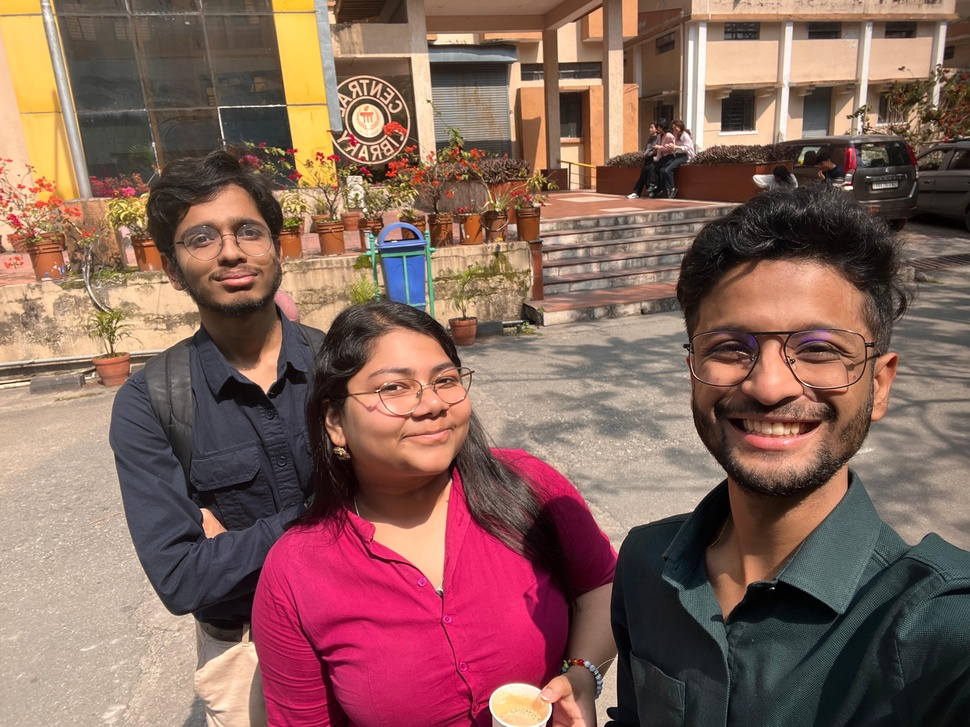
#> input picture friends.jpg, 970 x 727 px, shrunk from 4032 x 3024 before the run, found by its file name
$ python DetectFace.py
#> lines starting #> are read from the running program, lines starting #| are printed output that depends on the picture; after the words box and inside, x2 and y2 are one past the last pixel; in counts of white or black regions, pixels touching at a corner belong together
import cv2, os
# pre-trained model used by OpenCV for face detection.
face_cascade = cv2.CascadeClassifier(cv2.data.haarcascades +'haarcascade_frontalface_default.xml')

folder_path=r'C:\Users\Vijol Lobo\OneDrive\Desktop\VegaCam\DetectFaces' #Check the path of the folder
image_path = os.path.join(folder_path,"friends.jpg")#Check whether the image is in the same folder or not or rename the image or this file name
# Output path for the image with detected faces
output_path =os.path.join(folder_path,"faces_counted.jpg")

# Load an image
image = cv2.imread(image_path)
#> image is the input picture: shape (727, 970, 3); mean B, G, R 91.6, 100.9, 135.2
# image to grayscale
gray_image = cv2.cvtColor(image, cv2.COLOR_BGR2GRAY)
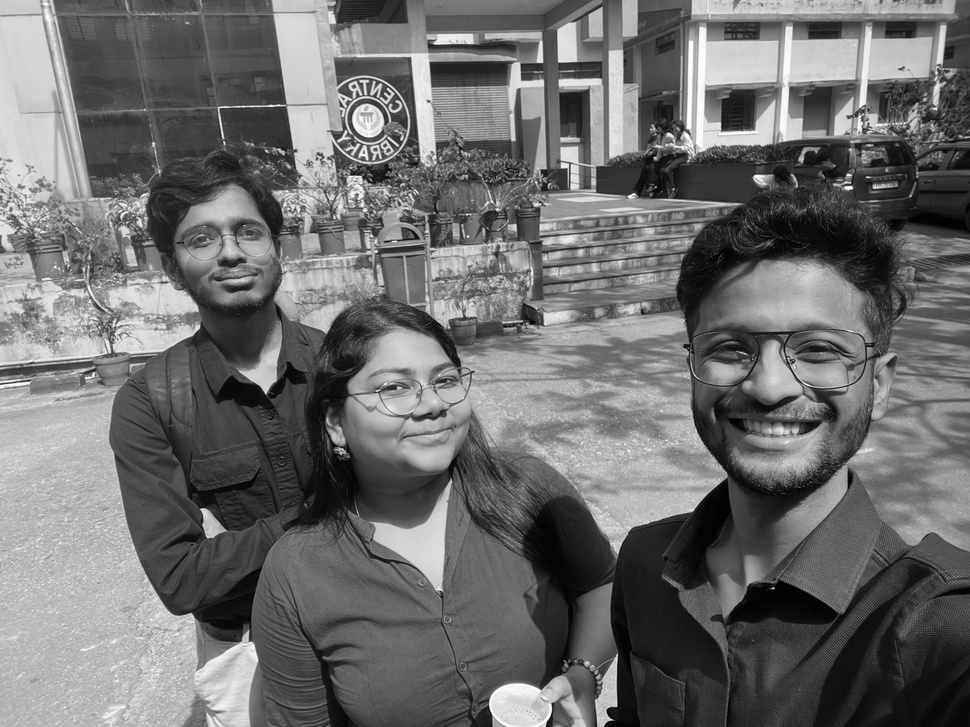
#> gray_image: shape (727, 970); min 0, max 255, mean 110.1
# Detect faces in the grayscale image
faces = face_cascade.detectMultiScale(gray_image, scaleFactor=1.1, minNeighbors=5, minSize=(30, 30))
#> faces = [[289, 168, 59, 59], [170, 189, 114, 114], [355, 333, 129, 129], [667, 264, 215, 215]]
# Draw rectangles around the detected faces
for (x, y, w, h) in faces:
    cv2.rectangle(image, (x, y), (x+w, y+h), (255, 0, 0), 2)
    cv2.imwrite(output_path, image)
#> this loop made 4 passes
#> pass 1, `cv2.imwrite(output_path, image)`:
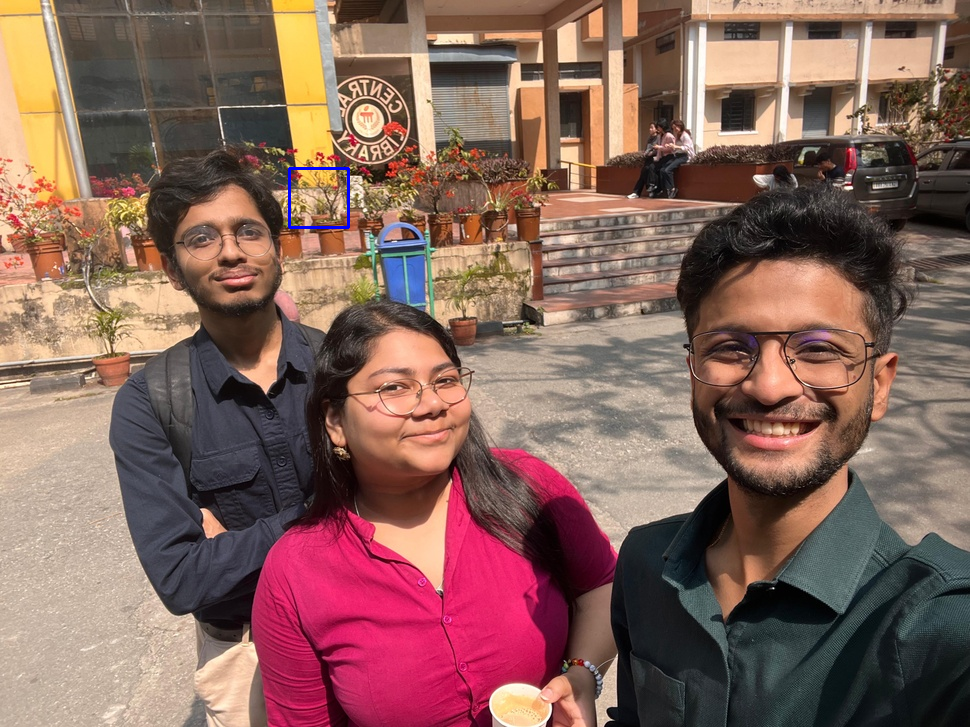
#> saved as faces_counted.jpg: shape (727, 970, 3); mean B, G, R 91.8, 100.8, 135
#> pass 2, `cv2.imwrite(output_path, image)`:
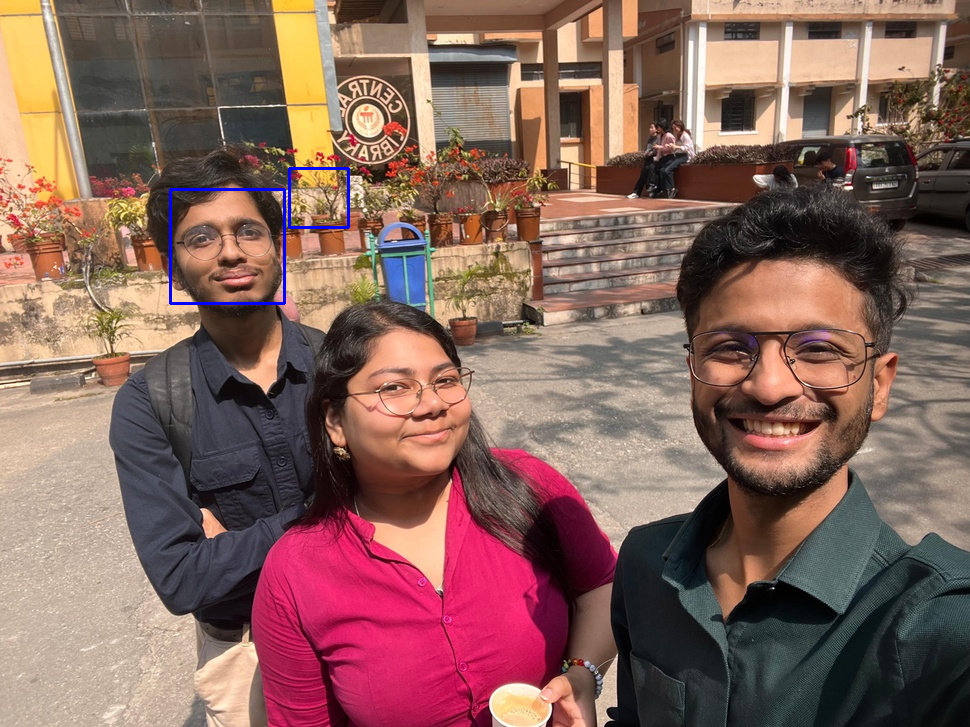
#> saved as faces_counted.jpg: shape (727, 970, 3); mean B, G, R 92.2, 100.6, 134.8
#> after the loop:
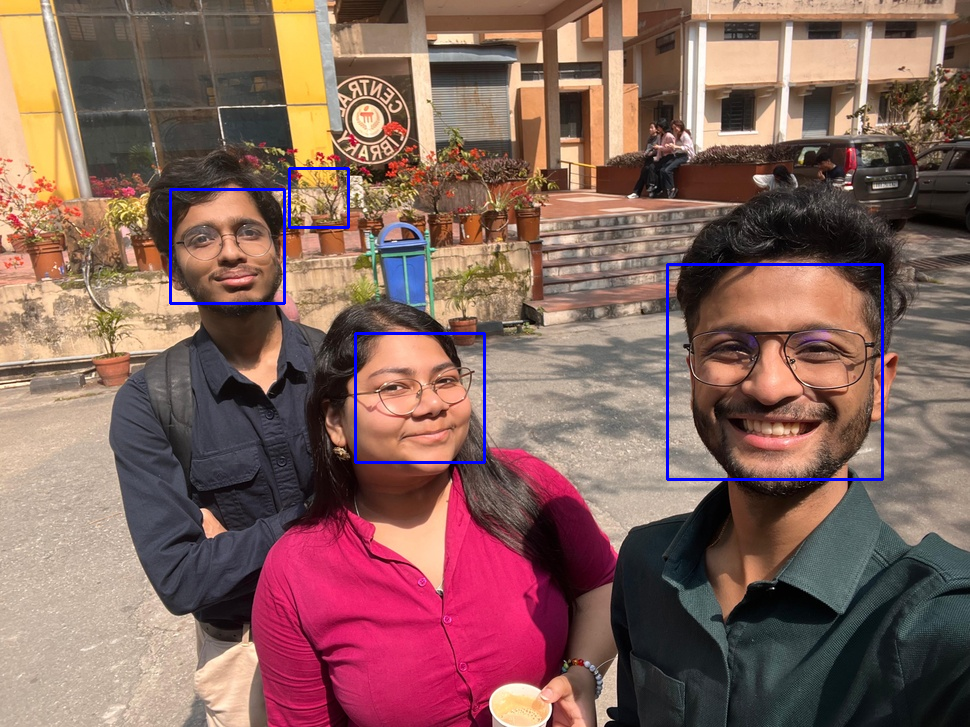
#> image: shape (727, 970, 3); 0.88% of pixels changed, all inside (x1, y1, x2, y2) = (169, 167, 884, 481)
cv2.imshow('Faces Detected', image)

cv2.waitKey(0)
cv2.destroyAllWindows()
